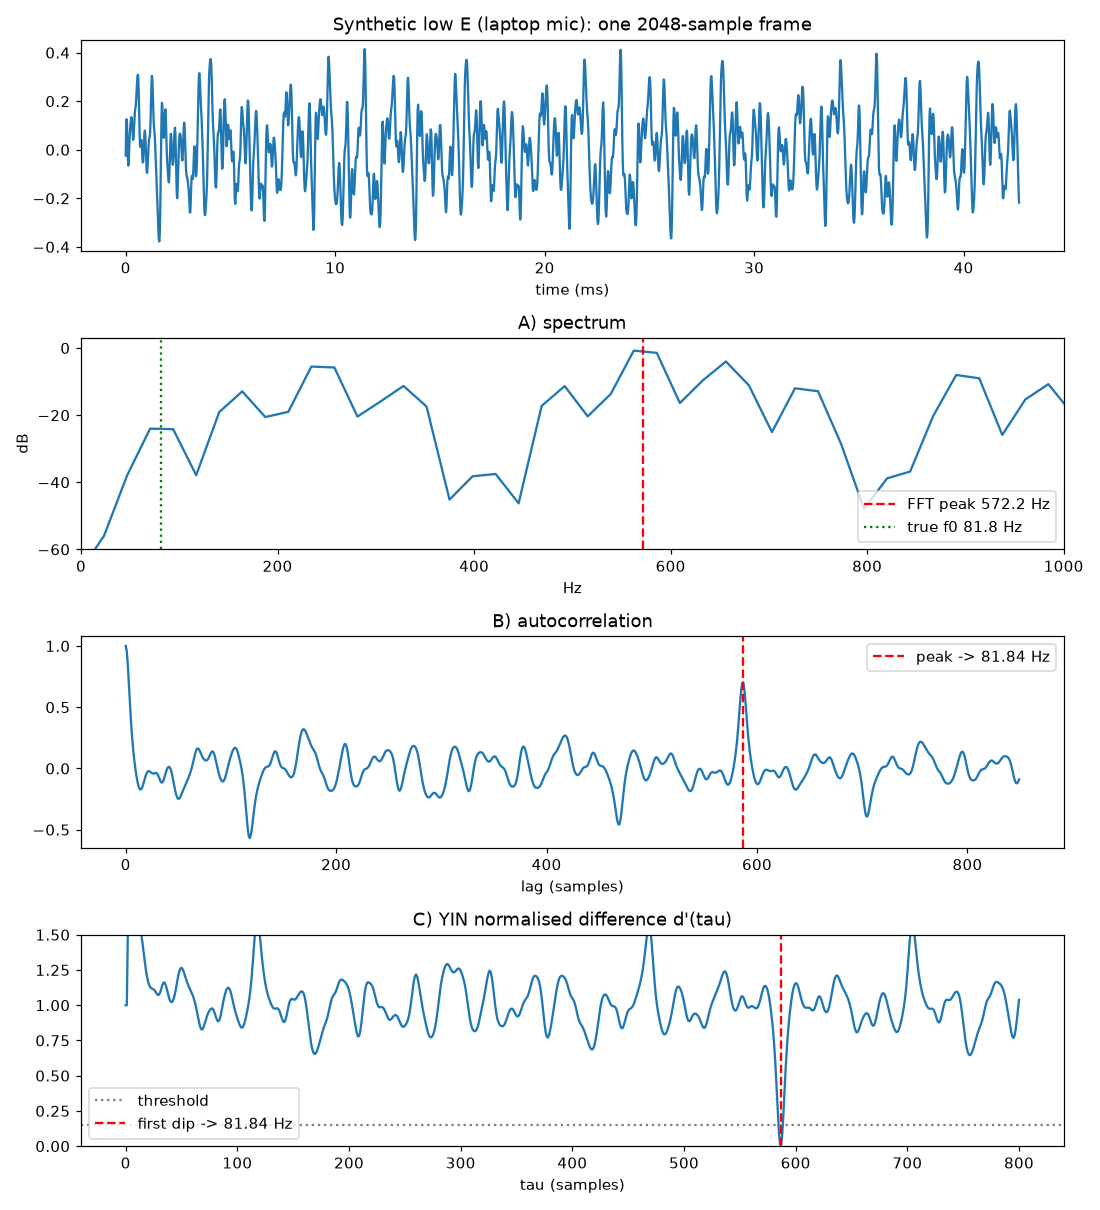

The Python source for this figure:
"""
Step 4 - Pitch detection lab.

Compares three ways of finding the pitch of a guitar note:
  A) FFT peak        (the "obvious" method - and why it fails)
  B) Autocorrelation
  C) YIN             (what we will port to C++)

Usage:
  python pitch_lab.py              # benchmark on synthetic strings + plot of a low E
  python pitch_lab.py recordings/E2.wav [more.wav ...]   # track pitch over your recordings
"""

import sys
import numpy as np
import matplotlib.pyplot as plt
from scipy.io import wavfile
from scipy.signal import butter, lfilter

FS    = 48000   # sample rate (Hz) - same as the Mac's audio device
FRAME = 2048    # samples per analysis frame (~43 ms) - the C++ app will use the same
FMIN, FMAX = 60.0, 1000.0   # search range: below low E (82 Hz), above high e 12th fret

NOTE_NAMES = ["C", "C#", "D", "D#", "E", "F", "F#", "G", "G#", "A", "A#", "B"]
STRINGS = {"E2": 82.41, "A2": 110.00, "D3": 146.83, "G3": 196.00, "B3": 246.94, "E4": 329.63}


# ---------------------------------------------------------------- helpers
def freq_to_note(f):
    """Frequency -> (note name, cents off). n = 12*log2(f/440) semitones from A4."""
    n = 12.0 * np.log2(f / 440.0)
    nearest = int(round(n))
    cents = 100.0 * (n - nearest)
    midi = 69 + nearest
    return NOTE_NAMES[midi % 12] + str(midi // 12 - 1), cents


def parabolic(y, i):
    """Fit a parabola through y[i-1], y[i], y[i+1]; return the fractional index of its
    peak/valley. This gives sub-sample precision, which is what makes cents possible."""
    if i <= 0 or i >= len(y) - 1:
        return float(i)
    denom = y[i - 1] - 2.0 * y[i] + y[i + 1]
    if denom == 0:
        return float(i)
    offset = 0.5 * (y[i - 1] - y[i + 1]) / denom
    return i + float(np.clip(offset, -1.0, 1.0))   # never move more than one sample


# ---------------------------------------------------------------- test signal
def plucked_string(f0, seconds=1.0, fs=FS, seed=0):
    """Karplus-Strong plucked string (a classic physical model):
    a delay line of N samples filled with noise, fed back through a 2-point average.
    Returns the signal and its exact frequency fs/(N - 0.5)."""
    N = int(round(fs / f0 + 0.5))
    rng = np.random.default_rng(seed)
    buf = rng.uniform(-1.0, 1.0, N)
    buf -= np.roll(buf, int(0.2 * N))         # pluck at 1/5 of the string -> richer harmonics
    out = np.zeros(int(seconds * fs))
    for n in range(len(out)):
        i = n % N
        out[n] = buf[i]
        buf[i] = 0.996 * 0.5 * (buf[i] + buf[(i + 1) % N])
    return out / np.max(np.abs(out)), fs / (N - 0.5)


def laptop_mic(x, fs=FS):
    """A laptop/phone mic barely picks up low frequencies: model it as a 150 Hz high-pass."""
    b, a = butter(2, 150.0 / (fs / 2), btype="high")
    return lfilter(b, a, x)


# ---------------------------------------------------------------- A) FFT peak
def pitch_fft(x, fs):
    X = np.abs(np.fft.rfft(x * np.hanning(len(x))))
    freqs = np.fft.rfftfreq(len(x), 1.0 / fs)
    lo, hi = int(FMIN * len(x) / fs), int(FMAX * len(x) / fs)
    k = lo + int(np.argmax(X[lo:hi]))
    f = parabolic(X, k) * fs / len(x)          # interpolate between bins
    return f, freqs, X


# ---------------------------------------------------------------- B) autocorrelation
def pitch_autocorr(x, fs):
    """r[lag] = sum x[n] x[n+lag]. A periodic signal matches itself best when shifted by
    one period T, so the highest peak (after lag 0) is at lag = T."""
    x = x - np.mean(x)
    r = np.correlate(x, x, mode="full")[len(x) - 1:]
    r = r / r[0]
    lag_min, lag_max = int(fs / FMAX), int(fs / FMIN)
    lag = lag_min + int(np.argmax(r[lag_min:lag_max]))
    return fs / parabolic(r, lag), r


# ---------------------------------------------------------------- C) YIN
OCTAVE_RATIO = 0.4


def dip_bottom(y, i):
    """Value at the bottom of a parabola through y[i-1], y[i], y[i+1]. Comparing dips this way
    stops sample rounding from making the 2*tau dip look deeper on very clean tones."""
    if i <= 0 or i >= len(y) - 1:
        return y[i]
    a, b, c = y[i - 1], y[i], y[i + 1]
    den = a - 2 * b + c
    return b if den <= 0 else max(0.0, b - (a - c) ** 2 / (8 * den))


def pitch_yin(x, fs, threshold=0.15, octave_check=True):
    """YIN (de Cheveigne & Kawahara, 2002).
    1) difference function   d(tau) = sum (x[n] - x[n+tau])^2      -> 0 at the period
    2) normalise:            d'(tau) = d(tau) * tau / sum_{j<=tau} d(j)
    3) take the FIRST tau where d' < threshold (not the global minimum!) -> no octave errors
    3b) octave check: if d'(2*tau) is much smaller than d'(tau), the true period is 2*tau.
        Needed because a laptop/phone mic barely hears 82 Hz: after the attack the low E
        string's fundamental is ~30 dB below its 2nd harmonic ("missing fundamental").
    4) parabolic interpolation for sub-sample precision
    Returns (frequency, confidence 0..1, d')."""
    W = len(x) // 2
    tau_min, tau_max = int(fs / FMAX), int(fs / FMIN)

    d = np.zeros(tau_max + 1)
    for tau in range(1, tau_max + 1):                 # step 1
        diff = x[:W] - x[tau:tau + W]
        d[tau] = np.sum(diff * diff)

    dn = np.ones(tau_max + 1)                         # step 2
    running_sum = 0.0
    for tau in range(1, tau_max + 1):
        running_sum += d[tau]
        dn[tau] = d[tau] * tau / running_sum if running_sum > 0 else 1.0

    best = -1                                          # step 3
    for tau in range(tau_min, tau_max):
        if dn[tau] < threshold:
            while tau + 1 < tau_max and dn[tau + 1] < dn[tau]:
                tau += 1                               # slide down to the bottom of the dip
            best = tau
            break
    if best < 0:                                       # nothing clear: fall back to global min
        best = tau_min + int(np.argmin(dn[tau_min:tau_max]))

    while octave_check and 2 * best + 2 < tau_max:     # step 3b
        lo = 2 * best - 2
        double = lo + int(np.argmin(dn[lo:lo + 5]))     # exact dip near 2*tau
        if dip_bottom(dn, double) < OCTAVE_RATIO * dip_bottom(dn, best):   # interpolated, not raw samples
            best = double
        else:
            break

    tau_exact = parabolic(dn, best)                    # step 4
    return fs / tau_exact, 1.0 - dn[best], dn


# ---------------------------------------------------------------- experiments
def describe(label, f, true_f=None):
    name, cents = freq_to_note(f)
    line = f"  {label:<16} {f:8.2f} Hz   -> {name:<4} {cents:+6.1f} cents"
    if true_f:
        line += f"   (error {1200 * np.log2(f / true_f):+8.1f} cents)"
    print(line)


def benchmark():
    print(f"Synthetic strings, slightly out of tune, heard through a laptop mic")
    print(f"frame = {FRAME} samples = {1000 * FRAME / FS:.1f} ms, FFT bin width = {FS / FRAME:.1f} Hz\n")
    for name, f_nominal in STRINGS.items():
        x, f_true = plucked_string(f_nominal * 2 ** (-12 / 1200))     # about 12 cents flat
        x = laptop_mic(x)
        frame = x[int(0.2 * FS):int(0.2 * FS) + FRAME]                 # skip the pick attack
        print(f"{name}: true pitch {f_true:.2f} Hz")
        describe("A) FFT peak", pitch_fft(frame, FS)[0], f_true)
        describe("B) autocorr", pitch_autocorr(frame, FS)[0], f_true)
        describe("C) YIN", pitch_yin(frame, FS)[0], f_true)
        print()


def analyse(x, fs, title, true_f=None, png="pitch_lab.png"):
    start = int(0.2 * fs)
    frame = x[start:start + FRAME]

    f_fft, freqs, X = pitch_fft(frame, fs)
    f_ac, r = pitch_autocorr(frame, fs)
    f_yin, conf, dn = pitch_yin(frame, fs)

    print(title)
    describe("A) FFT peak", f_fft, true_f)
    describe("B) autocorr", f_ac, true_f)
    describe("C) YIN", f_yin, true_f)
    print(f"  YIN confidence: {conf:.2f}")

    fig, ax = plt.subplots(4, 1, figsize=(10, 11))
    t = np.arange(FRAME) / fs * 1000
    ax[0].plot(t, frame)
    ax[0].set(title=f"{title}: one {FRAME}-sample frame", xlabel="time (ms)")

    ax[1].plot(freqs, 20 * np.log10(X / X.max() + 1e-9))
    ax[1].axvline(f_fft, color="r", ls="--", label=f"FFT peak {f_fft:.1f} Hz")
    if true_f:
        ax[1].axvline(true_f, color="g", ls=":", label=f"true f0 {true_f:.1f} Hz")
    ax[1].set(xlim=(0, 1000), ylim=(-60, 3), title="A) spectrum", xlabel="Hz", ylabel="dB")
    ax[1].legend()

    lags = np.arange(len(r))
    ax[2].plot(lags[:int(fs / FMIN) + 50], r[:int(fs / FMIN) + 50])
    ax[2].axvline(fs / f_ac, color="r", ls="--", label=f"peak -> {f_ac:.2f} Hz")
    ax[2].set(title="B) autocorrelation", xlabel="lag (samples)")
    ax[2].legend()

    ax[3].plot(dn)
    ax[3].axhline(0.15, color="gray", ls=":", label="threshold")
    ax[3].axvline(fs / f_yin, color="r", ls="--", label=f"first dip -> {f_yin:.2f} Hz")
    ax[3].set(title="C) YIN normalised difference d'(tau)", xlabel="tau (samples)", ylim=(0, 1.5))
    ax[3].legend()

    fig.tight_layout()
    fig.savefig(png, dpi=110)
    print(f"\nPlot saved to {png}")


def track(x, fs, title, png, hop=1024, gate_db=-45.0):
    """Run all three detectors frame by frame over a whole recording - this is exactly
    what the app will do live. Frames quieter than gate_db are skipped (noise gate)."""
    times, level, f_fft, f_ac, f_yin, conf = [], [], [], [], [], []
    for start in range(0, len(x) - FRAME, hop):
        frame = x[start:start + FRAME]
        db = 20 * np.log10(np.sqrt(np.mean(frame ** 2)) + 1e-12)
        times.append((start + FRAME / 2) / fs)
        level.append(db)
        if db < gate_db:
            f_fft.append(np.nan); f_ac.append(np.nan); f_yin.append(np.nan); conf.append(0.0)
            continue
        f_fft.append(pitch_fft(frame, fs)[0])
        f_ac.append(pitch_autocorr(frame, fs)[0])
        f, c, _ = pitch_yin(frame, fs)
        f_yin.append(f); conf.append(c)
    times, level = np.array(times), np.array(level)
    f_fft, f_ac, f_yin, conf = map(np.array, (f_fft, f_ac, f_yin, conf))

    # split into plucks: each run of consecutive frames above the gate
    print(title)
    active = ~np.isnan(f_yin)
    edges = np.flatnonzero(np.diff(np.r_[0, active.astype(int), 0]))
    for k, (a, b) in enumerate(zip(edges[::2], edges[1::2])):
        a2 = min(a + 3, b - 1)                     # skip ~70 ms of pick attack
        good = slice(a2, b)
        if b - a2 < 3:
            continue
        def summary(f):
            name, _ = freq_to_note(np.nanmedian(f[good]))
            cents = [freq_to_note(v)[1] for v in f[good] if not np.isnan(v)]
            return f"{name:<4}{np.median(cents):+6.1f}c"
        print(f"  pluck {k + 1} @ {times[a]:5.1f}s  ({(b - a) * hop / fs:4.1f}s)"
              f"   FFT {summary(f_fft)}   autocorr {summary(f_ac)}   YIN {summary(f_yin)}"
              f"   (YIN spread ±{np.nanstd([freq_to_note(v)[1] for v in f_yin[good]]):.1f}c)")

    fig, ax = plt.subplots(2, 1, figsize=(11, 7), sharex=True)
    ax[0].plot(times, level)
    ax[0].axhline(gate_db, color="gray", ls=":", label="noise gate")
    ax[0].set(ylabel="level (dB)", title=f"{title}: level")
    ax[0].legend()
    ax[1].semilogy(times, f_fft, ".", ms=3, label="A) FFT peak", alpha=0.5)
    ax[1].semilogy(times, f_ac, ".", ms=3, label="B) autocorr")
    ax[1].semilogy(times, f_yin, ".", ms=3, label="C) YIN")
    for f in STRINGS.values():
        ax[1].axhline(f, color="gray", lw=0.5)
    ax[1].set(ylabel="pitch (Hz, log)", xlabel="time (s)", ylim=(60, 1100), title="detected pitch")
    ax[1].legend()
    fig.tight_layout()
    fig.savefig(png, dpi=100)
    plt.close(fig) if "--show" not in sys.argv else None
    print(f"  plot: {png}\n")


if __name__ == "__main__":
    files = [a for a in sys.argv[1:] if not a.startswith("--")]
    if files:
        for path in files:
            fs, x = wavfile.read(path)
            x = x.astype(np.float64)
            if x.ndim > 1:
                x = x.mean(axis=1)                 # stereo -> mono
            track(x, fs, path, png=path.rsplit(".", 1)[0] + "_track.png")
    else:
        benchmark()
        x, f_true = plucked_string(STRINGS["E2"] * 2 ** (-12 / 1200))
        analyse(laptop_mic(x), FS, "Synthetic low E (laptop mic)", f_true)
    if "--show" in sys.argv:
        plt.show()
